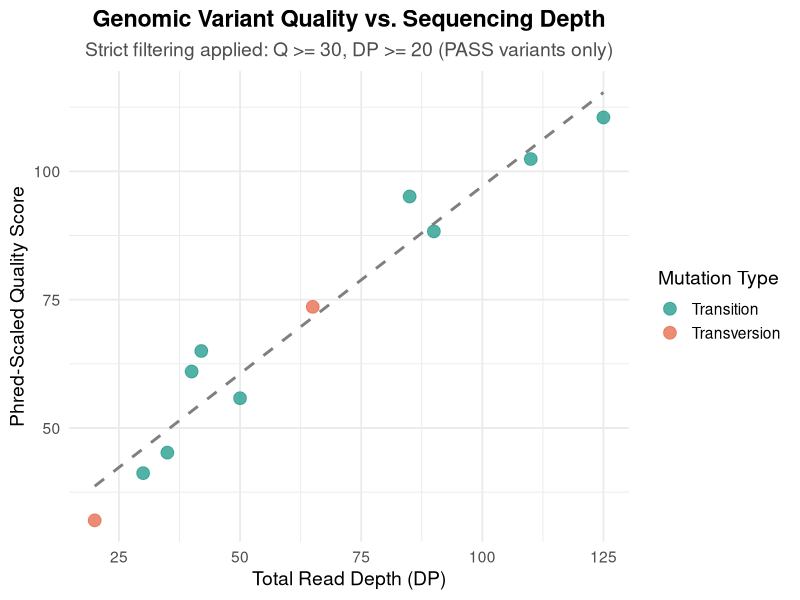

Generate this figure with R:
# 🧬 Advanced NGS Variant Data Visualization Script
# Developed by: Shrouq algarni

library(ggplot2)
library(dplyr)

# 1. Load the detailed genomic variant data
data <- read.csv("ngs_variants_data.csv")

# 2. Advanced Biological Filtering (Quality >= 30 AND Read Depth DP >= 20)
filtered_data <- data %>% 
  filter(Quality >= 30 & Depth_DP >= 20 & Filter == "PASS")

# 3. Create a professional Scatter Plot matching Allele Depth vs Quality
ngs_plot <- ggplot(filtered_data, aes(x = Depth_DP, y = Quality, color = Mutation_Type)) +
  geom_point(size = 4, alpha = 0.8) +
  geom_smooth(method = "lm", se = FALSE, color = "gray50", linetype = "dashed") +
  scale_color_manual(values = c("Transition" = "#2a9d8f", "Transversion" = "#e76f51")) +
  labs(
    title = "Genomic Variant Quality vs. Sequencing Depth",
    subtitle = "Strict filtering applied: Q >= 30, DP >= 20 (PASS variants only)",
    x = "Total Read Depth (DP)",
    y = "Phred-Scaled Quality Score",
    color = "Mutation Type"
  ) +
  theme_minimal(base_size = 14) +
  theme(
    plot.title = element_text(face = "bold", hjust = 0.5),
    plot.subtitle = element_text(hjust = 0.5, color = "gray30")
  )

# 4. Save high-resolution figure
ggsave("ngs_variant_depth_plot.png", plot = ngs_plot, width = 8, height = 6, dpi = 300)
print("Advanced plot generated successfully!")
